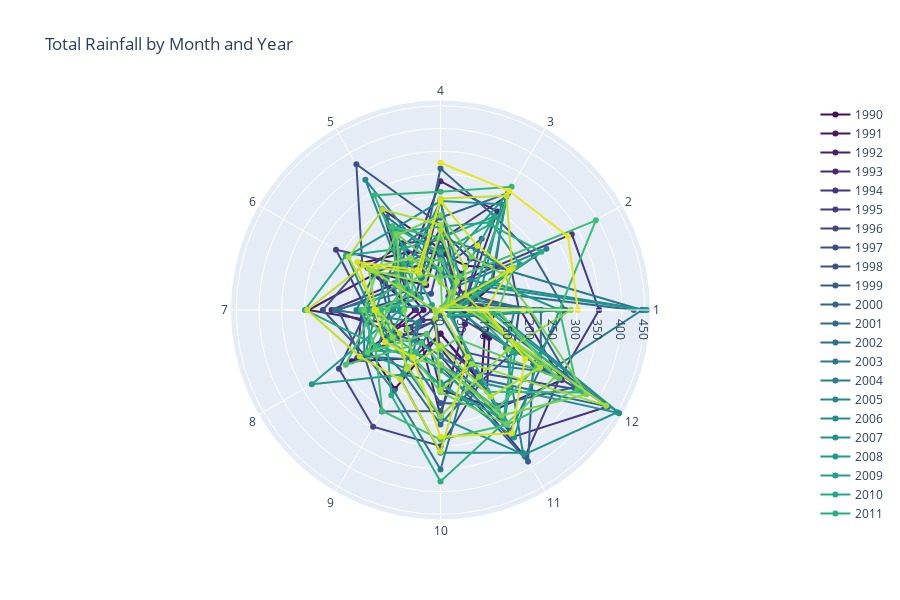

Write notebook code for a chart like this one.
### Markdown cell above
Now, we plot a polar chart to see distribution of rainfall across the months:

### Code cell
months = [str(i) for i in list(set(df_new.month))] + ['1']
years = list(set(df_new.year))
pal = list(sns.color_palette(palette='viridis',
                             n_colors=len(years)).as_hex())

fig = go.Figure()
for i,c in zip(years,pal):
    df = df_new[df_new['year']==i]
    val = list(df.total_rainfall)*2
    fig.add_trace(go.Scatterpolar(r=val, theta=months,
                                  name=i, marker=dict(color=c)))
fig.update_layout(title='Total Rainfall by Month and Year', height=600)

### Figure 1 — Plotly figure (JSON) as saved in the notebook; plotly's stock layout.template omitted (floating-point values rounded to 4 significant figures)
{"data": [{"marker": {"color": "#460b5e"}, "name": "1990", "r": [52.4, 180.1, 112.6, 124, 146.6, 204.5, 56.4, 180.4, 201.1, 52.4, 180.1, 112.6, 124, 146.6, 204.5, 56.4, 180.4, 201.1], "theta": ["1", "2", "3", "4", "5", "6", "7", "8", "9", "10", "11", "12", "1"], "type": "scatterpolar"}, {"marker": {"color": "#481668"}, "name": "1991", "r": [123.9, 45.5, 92.4, 134.2, 256.4, 88.7, 37.3, 226.2, 123.1, 52, 205, 123.9, 45.5, 92.4, 134.2, 256.4, 88.7, 37.3, 226.2, 123.1, 52, 205], "theta": ["1", "2", "3", "4", "5", "6", "7", "8", "9", "10", "11", "12", "1"], "type": "scatterpolar"}, {"marker": {"color": "#481f70"}, "name": "1992", "r": [83.9, 62.4, 67.6, 160.3, 63.1, 162.8, 290.8, 76.1, 83.6, 233.2, 83.9, 62.4, 67.6, 160.3, 63.1, 162.8, 290.8, 76.1, 83.6, 233.2], "theta": ["1", "2", "3", "4", "5", "6", "7", "8", "9", "10", "11", "12", "1"], "type": "scatterpolar"}, {"marker": {"color": "#482979"}, "name": "1993", "r": [176.4, 69.2, 250.5, 283.9, 129.9, 115.5, 240, 106.8, 61.7, 175.5, 250.8, 308.5, 176.4, 69.2, 250.5, 283.9, 129.9, 115.5, 240, 106.8, 61.7, 175.5, 250.8, 308.5], "theta": ["1", "2", "3", "4", "5", "6", "7", "8", "9", "10", "11", "12", "1"], "type": "scatterpolar"}, {"marker": {"color": "#46327e"}, "name": "1994", "r": [56.9, 133.5, 288.2, 154, 169.6, 184.7, 53.8, 45.1, 23.7, 84.7, 322.2, 425.4, 56.9, 133.5, 288.2, 154, 169.6, 184.7, 53.8, 45.1, 23.7, 84.7, 322.2, 425.4], "theta": ["1", "2", "3", "4", "5", "6", "7", "8", "9", "10", "11", "12", "1"], "type": "scatterpolar"}, {"marker": {"color": "#443a83"}, "name": "1995", "r": [349.4, 334, 67.7, 242.3, 84.4, 63.7, 173.6, 211.6, 29.5, 101.1, 372.8, 302.5, 349.4, 334, 67.7, 242.3, 84.4, 63.7, 173.6, 211.6, 29.5, 101.1, 372.8, 302.5], "theta": ["1", "2", "3", "4", "5", "6", "7", "8", "9", "10", "11", "12", "1"], "type": "scatterpolar"}, {"marker": {"color": "#414487"}, "name": "1996", "r": [173.2, 180.2, 129.7, 178.2, 107.5, 265.8, 162.3, 258.4, 297, 300, 180.2, 185.5, 173.2, 180.2, 129.7, 178.2, 107.5, 265.8, 162.3, 258.4, 297, 300, 180.2, 185.5], "theta": ["1", "2", "3", "4", "5", "6", "7", "8", "9", "10", "11", "12", "1"], "type": "scatterpolar"}, {"marker": {"color": "#3e4c8a"}, "name": "1997", "r": [15.4, 105.4, 34.3, 118.4, 41.6, 78.9, 18.6, 86.6, 31.1, 78.4, 158.3, 351.9, 15.4, 105.4, 34.3, 118.4, 41.6, 78.9, 18.6, 86.6, 31.1, 78.4, 158.3, 351.9], "theta": ["1", "2", "3", "4", "5", "6", "7", "8", "9", "10", "11", "12", "1"], "type": "scatterpolar"}, {"marker": {"color": "#3a538b"}, "name": "1998", "r": [268.8, 32.5, 58.8, 187.7, 370.8, 198.8, 259.2, 195, 258.2, 222.7, 107.2, 268.8, 32.5, 58.8, 187.7, 370.8, 198.8, 259.2, 195, 258.2, 222.7, 107.2], "theta": ["1", "2", "3", "4", "5", "6", "7", "8", "9", "10", "11", "12", "1"], "type": "scatterpolar"}, {"marker": {"color": "#365c8d"}, "name": "1999", "r": [193.9, 67.4, 181.4, 88.5, 157.1, 103.4, 225.4, 204, 125.9, 205, 241.5, 340.5, 193.9, 67.4, 181.4, 88.5, 157.1, 103.4, 225.4, 204, 125.9, 205, 241.5, 340.5], "theta": ["1", "2", "3", "4", "5", "6", "7", "8", "9", "10", "11", "12", "1"], "type": "scatterpolar"}, {"marker": {"color": "#33638d"}, "name": "2000", "r": [275.2, 237.8, 238.3, 311.6, 96.8, 157.5, 116.1, 113.5, 81.1, 120.9, 385.7, 236, 275.2, 237.8, 238.3, 311.6, 96.8, 157.5, 116.1, 113.5, 81.1, 120.9, 385.7, 236], "theta": ["1", "2", "3", "4", "5", "6", "7", "8", "9", "10", "11", "12", "1"], "type": "scatterpolar"}, {"marker": {"color": "#306a8e"}, "name": "2001", "r": [425.8, 86.6, 297.3, 203.3, 164.9, 137.1, 111.3, 158.3, 162, 252.2, 175.3, 425.8, 86.6, 297.3, 203.3, 164.9, 137.1, 111.3, 158.3, 162, 252.2, 175.3], "theta": ["1", "2", "3", "4", "5", "6", "7", "8", "9", "10", "11", "12", "1"], "type": "scatterpolar"}, {"marker": {"color": "#2c718e"}, "name": "2002", "r": [221.2, 50.8, 55.6, 116.5, 236.6, 83.1, 233.7, 54.2, 124.2, 10.8, 307.2, 255, 221.2, 50.8, 55.6, 116.5, 236.6, 83.1, 233.7, 54.2, 124.2, 10.8, 307.2, 255], "theta": ["1", "2", "3", "4", "5", "6", "7", "8", "9", "10", "11", "12", "1"], "type": "scatterpolar"}, {"marker": {"color": "#2a788e"}, "name": "2003", "r": [444.2, 172.9, 154.6, 159.9, 81.8, 50.3, 170.4, 193.6, 205.3, 351.4, 133.8, 273, 444.2, 172.9, 154.6, 159.9, 81.8, 50.3, 170.4, 193.6, 205.3, 351.4, 133.8, 273], "theta": ["1", "2", "3", "4", "5", "6", "7", "8", "9", "10", "11", "12", "1"], "type": "scatterpolar"}, {"marker": {"color": "#277f8e"}, "name": "2004", "r": [31.9, 269.4, 57.1, 137.6, 127.2, 166.6, 185.2, 128.9, 125.6, 166.2, 139.8, 31.9, 269.4, 57.1, 137.6, 127.2, 166.6, 185.2, 128.9, 125.6, 166.2, 139.8], "theta": ["1", "2", "3", "4", "5", "6", "7", "8", "9", "10", "11", "12", "1"], "type": "scatterpolar"}, {"marker": {"color": "#24868e"}, "name": "2005", "r": [163.2, 8.4, 82.4, 81.7, 331.1, 82.3, 104, 58.5, 175.7, 314.5, 362.9, 166, 163.2, 8.4, 82.4, 81.7, 331.1, 82.3, 104, 58.5, 175.7, 314.5, 362.9, 166], "theta": ["1", "2", "3", "4", "5", "6", "7", "8", "9", "10", "11", "12", "1"], "type": "scatterpolar"}, {"marker": {"color": "#228d8d"}, "name": "2006", "r": [454.4, 115.5, 83.1, 239.8, 205.7, 236.8, 153.8, 127.3, 83.3, 102, 185.6, 454.4, 115.5, 83.1, 239.8, 205.7, 236.8, 153.8, 127.3, 83.3, 102, 185.6], "theta": ["1", "2", "3", "4", "5", "6", "7", "8", "9", "10", "11", "12", "1"], "type": "scatterpolar"}, {"marker": {"color": "#20938c"}, "name": "2007", "r": [450.1, 105.5, 269.1, 240.2, 127.2, 139, 141.7, 190.7, 149, 237.2, 367.9, 450.1, 105.5, 269.1, 240.2, 127.2, 139, 141.7, 190.7, 149, 237.2, 367.9], "theta": ["1", "2", "3", "4", "5", "6", "7", "8", "9", "10", "11", "12", "1"], "type": "scatterpolar"}, {"marker": {"color": "#1f9a8a"}, "name": "2008", "r": [262.6, 129.2, 294.1, 87.2, 124.9, 118.3, 89.1, 327.3, 164.4, 159.5, 324.3, 244.2, 262.6, 129.2, 294.1, 87.2, 124.9, 118.3, 89.1, 327.3, 164.4, 159.5, 324.3, 244.2], "theta": ["1", "2", "3", "4", "5", "6", "7", "8", "9", "10", "11", "12", "1"], "type": "scatterpolar"}, {"marker": {"color": "#1fa187"}, "name": "2009", "r": [38.3, 201.8, 223.3, 183.7, 198.6, 21.8, 161, 177.8, 109.6, 133.4, 281.8, 189.8, 38.3, 201.8, 223.3, 183.7, 198.6, 21.8, 161, 177.8, 109.6, 133.4, 281.8, 189.8], "theta": ["1", "2", "3", "4", "5", "6", "7", "8", "9", "10", "11", "12", "1"], "type": "scatterpolar"}, {"marker": {"color": "#22a884"}, "name": "2010", "r": [69.5, 6.3, 238, 158.5, 157.5, 240.5, 298.5, 158.4, 121.5, 166.2, 278.8, 181.4, 69.5, 6.3, 238, 158.5, 157.5, 240.5, 298.5, 158.4, 121.5, 166.2, 278.8, 181.4], "theta": ["1", "2", "3", "4", "5", "6", "7", "8", "9", "10", "11", "12", "1"], "type": "scatterpolar"}, {"marker": {"color": "#28ae80"}, "name": "2011", "r": [23, 256.6, 217.8, 127, 213, 76.6, 81.4, 136.4, 216.8, 377.8, 284.6, 23, 256.6, 217.8, 127, 213, 76.6, 81.4, 136.4, 216.8, 377.8, 284.6], "theta": ["1", "2", "3", "4", "5", "6", "7", "8", "9", "10", "11", "12", "1"], "type": "scatterpolar"}, {"marker": {"color": "#32b67a"}, "name": "2012", "r": [106.1, 83.6, 313.4, 260.6, 292, 53, 130.8, 119, 107.6, 122.2, 208.2, 363.4, 106.1, 83.6, 313.4, 260.6, 292, 53, 130.8, 119, 107.6, 122.2, 208.2, 363.4], "theta": ["1", "2", "3", "4", "5", "6", "7", "8", "9", "10", "11", "12", "1"], "type": "scatterpolar"}, {"marker": {"color": "#3dbc74"}, "name": "2013", "r": [262, 395.2, 85.8, 159.4, 211.4, 111.4, 174.6, 165.6, 257, 285.4, 292.4, 348.2, 262, 395.2, 85.8, 159.4, 211.4, 111.4, 174.6, 165.6, 257, 285.4, 292.4, 348.2], "theta": ["1", "2", "3", "4", "5", "6", "7", "8", "9", "10", "11", "12", "1"], "type": "scatterpolar"}, {"marker": {"color": "#4ac16d"}, "name": "2014", "r": [75.4, 0.2, 66, 110, 125.8, 71.4, 148.6, 241, 83.6, 120, 250.8, 245.6, 75.4, 0.2, 66, 110, 125.8, 71.4, 148.6, 241, 83.6, 120, 250.8, 245.6], "theta": ["1", "2", "3", "4", "5", "6", "7", "8", "9", "10", "11", "12", "1"], "type": "scatterpolar"}, {"marker": {"color": "#5ac864"}, "name": "2015", "r": [79.6, 18.8, 84.4, 73.2, 89, 95.8, 116.8, 185.8, 61.6, 87.2, 72.6, 302.3, 79.6, 18.8, 84.4, 73.2, 89, 95.8, 116.8, 185.8, 61.6, 87.2, 72.6, 302.3], "theta": ["1", "2", "3", "4", "5", "6", "7", "8", "9", "10", "11", "12", "1"], "type": "scatterpolar"}, {"marker": {"color": "#69cd5b"}, "name": "2016", "r": [126.6, 186, 6.2, 89.8, 193.8, 162.8, 168.6, 139.2, 118.9, 181, 290.2, 292.6, 126.6, 186, 6.2, 89.8, 193.8, 162.8, 168.6, 139.2, 118.9, 181, 290.2, 292.6], "theta": ["1", "2", "3", "4", "5", "6", "7", "8", "9", "10", "11", "12", "1"], "type": "scatterpolar"}, {"marker": {"color": "#7ad151"}, "name": "2017", "r": [197.6, 158.4, 136.2, 208.6, 190, 106, 79.6, 84.2, 124.4, 120.8, 268.6, 371.2, 197.6, 158.4, 136.2, 208.6, 190, 106, 79.6, 84.2, 124.4, 120.8, 268.6, 371.2], "theta": ["1", "2", "3", "4", "5", "6", "7", "8", "9", "10", "11", "12", "1"], "type": "scatterpolar"}, {"marker": {"color": "#8ed645"}, "name": "2018", "r": [287, 14.8, 44.6, 61.2, 132.2, 182.6, 143.2, 121.6, 144.4, 234.4, 169.6, 172.6, 287, 14.8, 44.6, 61.2, 132.2, 182.6, 143.2, 121.6, 144.4, 234.4, 169.6, 172.6], "theta": ["1", "2", "3", "4", "5", "6", "7", "8", "9", "10", "11", "12", "1"], "type": "scatterpolar"}, {"marker": {"color": "#a0da39"}, "name": "2019", "r": [63.6, 31.6, 72.2, 174.8, 69, 173.8, 12.2, 11.8, 22.8, 176.8, 137.4, 421.5, 63.6, 31.6, 72.2, 174.8, 69, 173.8, 12.2, 11.8, 22.8, 176.8, 137.4, 421.5], "theta": ["1", "2", "3", "4", "5", "6", "7", "8", "9", "10", "11", "12", "1"], "type": "scatterpolar"}, {"marker": {"color": "#b2dd2d"}, "name": "2020", "r": [88.4, 65, 108.8, 188, 255.6, 233.8, 140.8, 103.4, 150.2, 78.8, 220.6, 253.2, 88.4, 65, 108.8, 188, 255.6, 233.8, 140.8, 103.4, 150.2, 78.8, 220.6, 253.2], "theta": ["1", "2", "3", "4", "5", "6", "7", "8", "9", "10", "11", "12", "1"], "type": "scatterpolar"}, {"marker": {"color": "#c8e020"}, "name": "2021", "r": [1, 182.4, 290.4, 245.8, 93.4, 195.8, 293.6, 205.4, 177, 312.4, 119.6, 1, 182.4, 290.4, 245.8, 93.4, 195.8, 293.6, 205.4, 177, 312.4, 119.6], "theta": ["1", "2", "3", "4", "5", "6", "7", "8", "9", "10", "11", "12", "1"], "type": "scatterpolar"}, {"marker": {"color": "#dae319"}, "name": "2022", "r": [99.8, 175, 163.2, 239.6, 102, 211.8, 145.2, 141.4, 121, 279, 313.8, 215.4, 99.8, 175, 163.2, 239.6, 102, 211.8, 145.2, 141.4, 121, 279, 313.8, 215.4], "theta": ["1", "2", "3", "4", "5", "6", "7", "8", "9", "10", "11", "12", "1"], "type": "scatterpolar"}, {"marker": {"color": "#ece51b"}, "name": "2023", "r": [302.6, 324.4, 302.6, 324.4], "theta": ["1", "2", "3", "4", "5", "6", "7", "8", "9", "10", "11", "12", "1"], "type": "scatterpolar"}], "layout": {"height": 600, "title": {"text": "Total Rainfall by Month and Year"}}}
